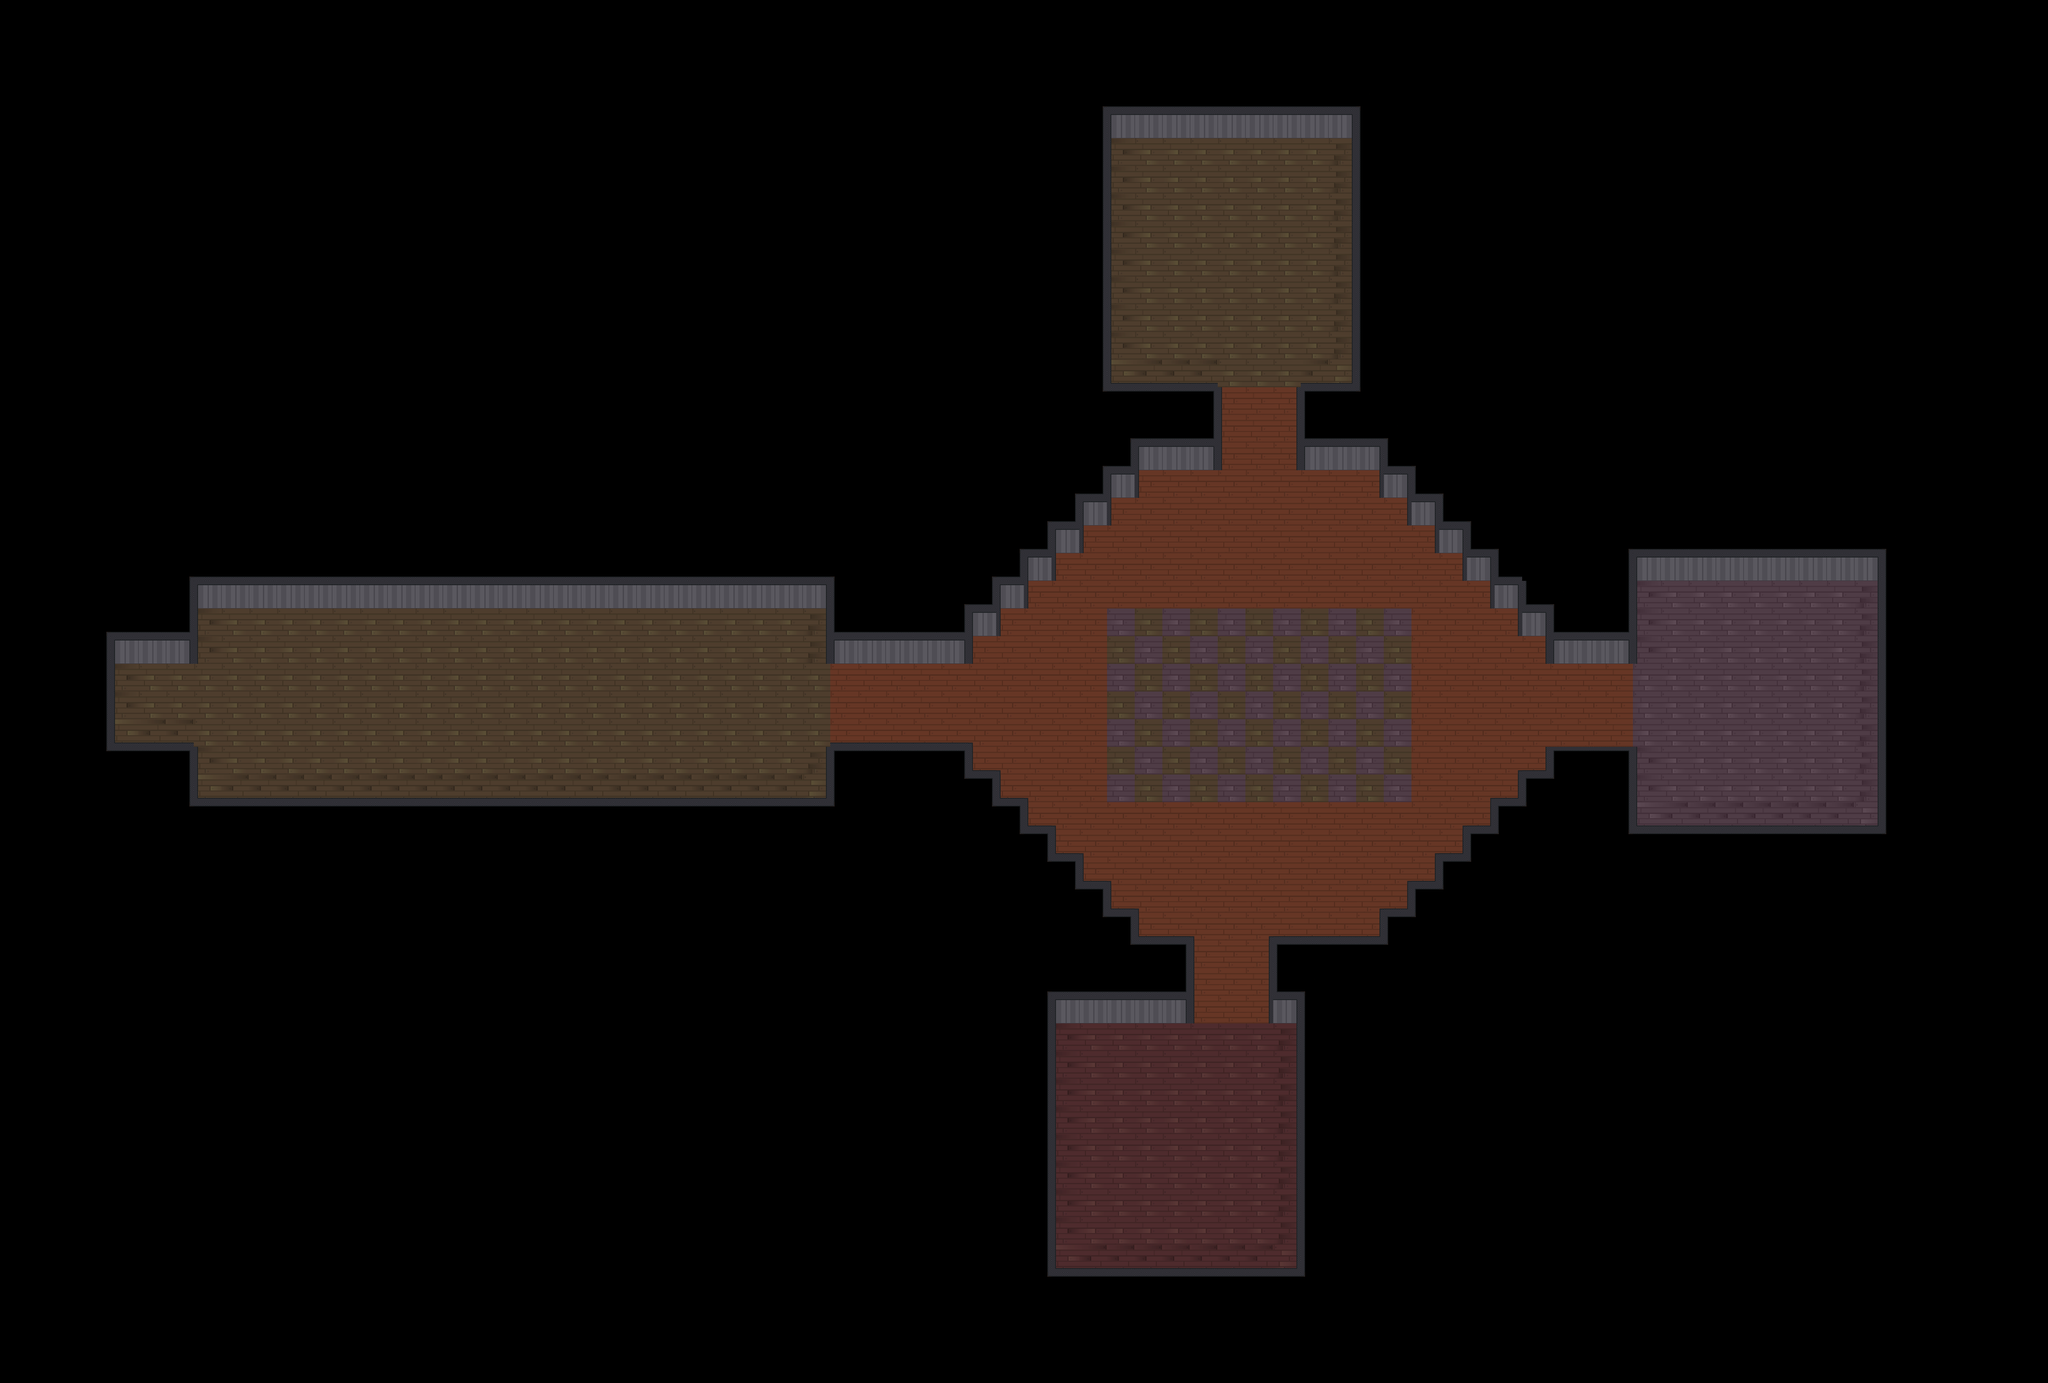

Tiled map render using the project's own tile images. Description and the map definition, with tile-layer contents summarised, below:
An orthogonal 74x50 tile map with 64x64 px tiles, 1 tile layer (tiles), 2 hidden layers not drawn, 2 tilesets and 128 objects (5x human, player, boss).

<map version="1.0.0" orientation="orthogonal" renderorder="right-down" width="74" height="50" tilewidth="64" tileheight="64" nextobjectid="141">
 <tileset firstgid="1" name="main_tileset" tilewidth="64" tileheight="64" tilecount="66" columns="6">
  <image source="../images/Tileset.png" width="384" height="726" />
 </tileset>
 <tileset firstgid="67" name="props" tilewidth="64" tileheight="64" tilecount="16" columns="4">
  <image source="../images/Props.png" width="256" height="256" />
 </tileset>
 <layer name="tiles" width="74" height="50">
  <properties>
   <property name="tileset" value="main_tileset" />
   <property name="type" value="tiles" />
  </properties>
  <data>[3700 cells, 3700 non-empty, 42 distinct tile ids]</data>
 </layer>
 <layer name="walls" width="74" height="50" visible="0" opacity="0.43">
  <properties>
   <property name="tileset" value="main_tileset" />
   <property name="type" value="walls" />
  </properties>
  <data>[3700 cells, 258 non-empty, 1 distinct tile ids]</data>
 </layer>
 <layer name="borders" width="74" height="50" visible="0">
  <properties>
   <property name="tileset" value="main_tileset" />
   <property name="type" value="borders" />
  </properties>
  <data>[3700 cells, 224 non-empty, 1 distinct tile ids]</data>
 </layer>
 <objectgroup name="props">
  <properties>
   <property name="tileset" value="props" />
   <property name="type" value="objects" />
  </properties>
  <object id="10" gid="69" x="638.667" y="1410" width="64" height="64" />
  <object id="11" gid="69" x="898.667" y="1410" width="64" height="64" />
  <object id="12" gid="69" x="1148" y="1410" width="64" height="64" />
  <object id="13" gid="69" x="1402.67" y="1410" width="64" height="64" />
  <object id="14" gid="69" x="1664" y="1410" width="64" height="64" />
  <object id="15" gid="68" x="2626.67" y="322.667" width="64" height="64" />
  <object id="16" gid="68" x="3008" y="321.333" width="64" height="64" />
  <object id="17" gid="70" x="2816" y="321.333" width="64" height="64" />
  <object id="18" gid="77" x="2708" y="390.667" width="64" height="64" />
  <object id="19" gid="77" x="2918.67" y="390.667" width="64" height="64" />
  <object id="20" gid="76" x="2686.67" y="745.333" width="64" height="64" />
  <object id="21" gid="75" x="2613.33" y="748" width="64" height="64" />
  <object id="22" gid="75" x="2665.33" y="685.333" width="64" height="64" />
  <object id="24" gid="78" x="3068" y="890.667" width="64" height="64" />
  <object id="25" gid="77" x="2748" y="745.333" width="64" height="64" />
  <object id="26" gid="73" x="2660" y="858.667" width="64" height="64" />
  <object id="27" gid="73" x="2609.33" y="498.667" width="64" height="64" />
  <object id="28" gid="73" x="2778.67" y="588" width="64" height="64" />
  <object id="29" gid="76" x="2936" y="650.667" width="64" height="64" />
  <object id="30" gid="75" x="2865.33" y="660" width="64" height="64" />
  <object id="31" gid="74" x="3006.67" y="636" width="64" height="64" />
  <object id="32" gid="77" x="2917.33" y="601.333" width="64" height="64" />
  <object id="34" gid="73" x="2953.33" y="797.333" width="64" height="64" />
  <object id="36" gid="78" x="4286.67" y="1913.33" width="64" height="64" />
  <object id="37" gid="3221225550" x="3784" y="1349.33" width="64" height="64" />
  <object id="38" gid="3221225550" x="3585.33" y="1537.33" width="64" height="64" />
  <object id="39" gid="72" x="3882.67" y="1522.67" width="64" height="64" />
  <object id="40" gid="72" x="3945.33" y="1512" width="64" height="64" />
  <object id="41" gid="72" x="3938.67" y="1458.67" width="64" height="64" />
  <object id="42" gid="72" x="3894.67" y="1449.33" width="64" height="64" />
  <object id="43" gid="75" x="3884" y="1481.33" width="64" height="64" />
  <object id="44" gid="71" x="4164" y="1401.33" width="64" height="64" />
  <object id="45" gid="74" x="4216" y="1484" width="64" height="64" />
  <object id="46" gid="75" x="4121.33" y="1489.33" width="64" height="64" />
  <object id="47" gid="73" x="4162.67" y="1452" width="64" height="64" />
  <object id="48" gid="77" x="4221.33" y="1390.67" width="64" height="64" />
  <object id="49" gid="76" x="3945.33" y="1789.33" width="64" height="64" />
  <object id="50" gid="74" x="4012" y="1786.67" width="64" height="64" />
  <object id="51" gid="74" x="3973.33" y="1733.33" width="64" height="64" />
  <object id="52" gid="75" x="3878.67" y="1789.33" width="64" height="64" />
  <object id="53" gid="75" x="3892" y="1740" width="64" height="64" />
  <object id="54" gid="68" x="3966.67" y="1346.67" width="64" height="64" />
  <object id="55" gid="77" x="3829.33" y="1454.67" width="64" height="64" />
  <object id="56" gid="77" x="3648" y="1565.33" width="64" height="64" />
  <object id="57" gid="73" x="3645.33" y="1596" width="64" height="64" />
  <object id="59" gid="67" x="4010.67" y="1344" width="64" height="64" />
  <object id="61" gid="76" x="693.333" y="1568" width="64" height="64" />
  <object id="62" gid="75" x="628" y="1566.67" width="64" height="64" />
  <object id="63" gid="76" x="788" y="1769.33" width="64" height="64" />
  <object id="64" gid="76" x="1042.67" y="1565.33" width="64" height="64" />
  <object id="65" gid="76" x="1302.67" y="1780" width="64" height="64" />
  <object id="66" gid="76" x="1480" y="1558.67" width="64" height="64" />
  <object id="67" gid="76" x="1672" y="1756" width="64" height="64" />
  <object id="68" gid="74" x="1740" y="1744" width="64" height="64" />
  <object id="69" gid="74" x="1544" y="1562.67" width="64" height="64" />
  <object id="70" gid="74" x="1360" y="1776" width="64" height="64" />
  <object id="71" gid="74" x="1093.33" y="1550.67" width="64" height="64" />
  <object id="72" gid="74" x="853.333" y="1784" width="64" height="64" />
  <object id="73" gid="74" x="826.667" y="1717.33" width="64" height="64" />
  <object id="74" gid="75" x="729.333" y="1765.33" width="64" height="64" />
  <object id="75" gid="75" x="973.333" y="1554.67" width="64" height="64" />
  <object id="76" gid="75" x="1394.67" y="1557.33" width="64" height="64" />
  <object id="77" gid="75" x="1601.33" y="1794.67" width="64" height="64" />
  <object id="78" gid="75" x="1605.33" y="1742.67" width="64" height="64" />
  <object id="79" gid="75" x="1649.33" y="1696" width="64" height="64" />
  <object id="80" gid="77" x="1510.67" y="1513.33" width="64" height="64" />
  <object id="81" gid="77" x="1010.67" y="1509.33" width="64" height="64" />
  <object id="82" gid="77" x="762.667" y="1724" width="64" height="64" />
  <object id="83" gid="77" x="734.667" y="1528" width="64" height="64" />
  <object id="84" gid="77" x="1713.33" y="1812" width="64" height="64" />
  <object id="85" gid="77" x="1276" y="1740" width="64" height="64" />
  <object id="86" gid="71" x="2550.67" y="2494.67" width="64" height="64" />
  <object id="87" gid="76" x="2522.67" y="2566.67" width="64" height="64" />
  <object id="88" gid="74" x="2598.67" y="2572" width="64" height="64" />
  <object id="89" gid="75" x="2452" y="2538.67" width="64" height="64" />
  <object id="90" gid="75" x="2464" y="2614.67" width="64" height="64" />
  <object id="91" gid="77" x="2465.33" y="2444" width="64" height="64" />
  <object id="92" gid="3221225550" x="2434.67" y="2370.67" width="64" height="64" />
  <object id="93" gid="70" x="2940" y="2370.67" width="64" height="64" />
  <object id="94" gid="73" x="2517.33" y="2609.33" width="64" height="64" />
  <object id="96" gid="76" x="2780" y="2800" width="64" height="64" />
  <object id="97" gid="75" x="2725.33" y="2765.33" width="64" height="64" />
  <object id="98" gid="74" x="2833.33" y="2833.33" width="64" height="64" />
  </objectgroup>
 <objectgroup name="objects" visible="0">
  <properties>
   <property name="tileset" value="main_tileset" />
   <property name="type" value="objects" />
  </properties>
  <!-- 7 objects omitted --></objectgroup>
</map>
<!-- 45 of 128 objects omitted -->
